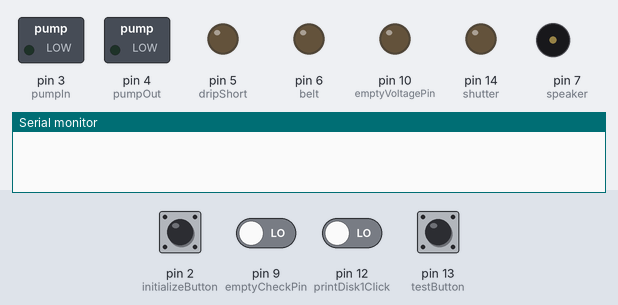
The sketch below on a simulated Arduino Uno, built with avr-gcc and run on an emulated ATmega328P. Shown: switched loads named in the sketch (green lamp = pin HIGH), output pins drawn as LEDs (lit = HIGH), buzzer (waves = sounding), the last lines printed to the serial monitor. Inputs (shaded band) come from the test bench; at power-on: pin 2 (initializeButton), pin 9 (emptyCheckPin), pin 12 (printDisk1Click), pin 13 (testButton) LOW.

Above: at 1.2 s.
1.3 s: pin 13 (testButton) pulled HIGH for 0.15 s
At 1.6 s:
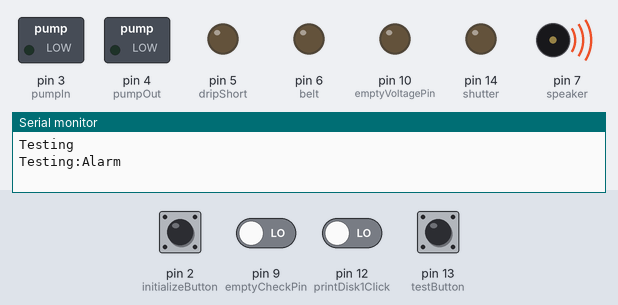
4.4 s: pin 9 (emptyCheckPin) driven HIGH
At 7.1 s:
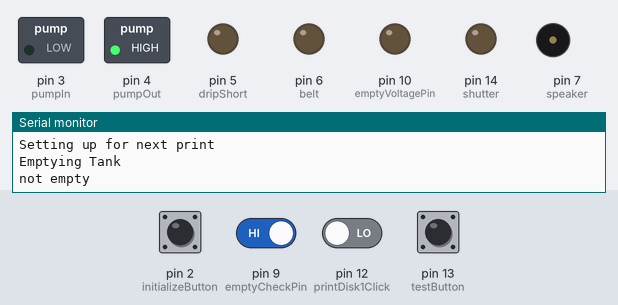
7.4 s: pin 9 (emptyCheckPin) driven LOW
At 13.0 s:
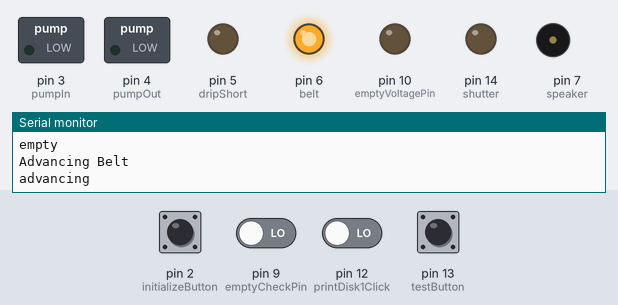
Timing chart, 0 to 14.5 s (numbered marks = the images above; inputs shaded):
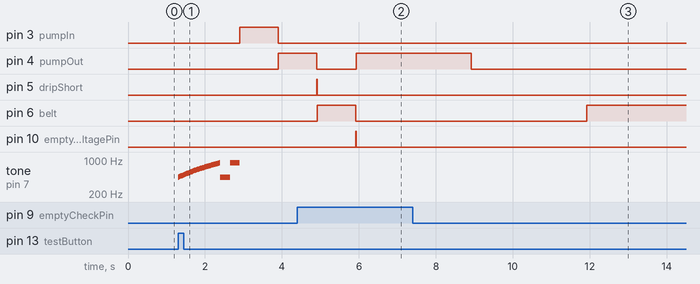

Measured:
- after the input at 1.3 s, pin 3 (pumpIn): LOW → HIGH after 1.6 s, → LOW 1.0 s later; pin 4 (pumpOut): LOW → HIGH after 2.6 s; tone on pin 7 (speaker): plays 440 Hz for 0.03 s, 450 Hz for 0.03 s, 460 Hz for 0.03 s, 470 Hz for 0.03 s, 480 Hz for 0.03 s, 490 Hz for 0.03 s … (46 notes in this stretch), starting at once
- after the input at 4.4 s, pin 10 (emptyVoltagePin): LOW → HIGH after 1.5 s, → LOW 0.01 s later
- after the input at 7.4 s, pin 4 (pumpOut): HIGH → LOW after 1.5 s; pin 6 (belt): LOW → HIGH after 4.5 s

The sketch:

queuePrintControl.ino
```cpp
//Outputs
const int pumpIn        =  3;
const int pumpOut       =  4;
const int belt          =  6;
const int dripShort     =  5;
const int speaker       =  7;
const int shutter       =  14;
const int emptyVoltagePin   = 10;

//Inputs
const int pumpInterupted    =  8;
const int emptyCheckPin     =  9;
const int topRoller         = 11;
const int printDisk1Click   = 12;
const int testButton        = 13;

const int initializeButton  = 2;

// Serial Communication Constants
const int helloCommand = 68; // D
const int dripOnCommand = 69; // E
const int dripOffCommand = 70; // F
const int layerStartCommand = 83; // S
const int layerEndCommand = 84; // T
const int printCompleteCommand = 90;//Z


int incommingByte = 0;
bool testInProgress = false;
bool pumpState = true;
int shutterOn=0;

void setup() {
  pinMode(shutter, OUTPUT);
  pinMode(pumpOut, OUTPUT);
  pinMode(pumpIn, OUTPUT);
  pinMode(belt, OUTPUT);
  pinMode(dripShort, OUTPUT);
  pinMode(speaker, OUTPUT);
  pinMode(emptyVoltagePin, OUTPUT);
  pinMode(emptyVoltagePin, OUTPUT);
  digitalWrite(emptyVoltagePin,LOW);

  pinMode(pumpInterupted, INPUT);
  pinMode(printDisk1Click, INPUT);
  pinMode(emptyCheckPin, INPUT);
  pinMode(topRoller, INPUT);
  pinMode(testButton, INPUT);
  pinMode(initializeButton, INPUT);

  Serial.begin(9600);
}

void happytone() {
  tone(speaker, 440, 250);
  delay(250);
  tone(speaker, 880, 250);
  delay(250);
}

void alarmtone() {
  for (int i = 440; i < 880; i += 10){
    tone(speaker, i, 25);
    delay(25);
  }
}

void pumpFill() {
  digitalWrite(pumpOut, LOW);
  digitalWrite(pumpIn, HIGH);
}

void pumpStop() {
  digitalWrite(pumpOut, LOW);
  digitalWrite(pumpIn, LOW);
}

void pumpEmpty() {
  digitalWrite(pumpIn, LOW);
  digitalWrite(pumpOut, HIGH);
}

void emulateDrip() {
  digitalWrite(dripShort, HIGH);
  delay(10);
  digitalWrite(dripShort, LOW);
}

void conveyerAdvance() {
  digitalWrite(belt, HIGH);
}

void conveyerStop() {
  digitalWrite(belt, LOW);
}

void aTest() {
  Serial.println("Testing:Alarm");
  alarmtone();
  Serial.println("Testing:Tone");
  happytone();
  Serial.println("Testing:Pump Fill");
  pumpFill();
  delay(1000);
  Serial.println("Testing:Pump Empty");
  pumpEmpty();
  delay(1000);
  Serial.println("Testing:Pump Stop");
  pumpStop();
  Serial.println("Testing:Drip Emulation");
  emulateDrip();
  Serial.println("Testing: Conveyer Advance");
  conveyerAdvance();
  delay(1000);
  Serial.println("Testing: Conveyer Stop");
  conveyerStop();


  PrintSetup();
}

void advanceBelt(int clicks){
  Serial.println("advancing");
  digitalWrite(belt,HIGH);
  while(clicks>0){
    while(digitalRead(printDisk1Click)==HIGH){delay(10);}
    while(digitalRead(printDisk1Click)==LOW){delay(10);}
    while(digitalRead(printDisk1Click)==HIGH){delay(10);}
    clicks--;
    Serial.println("clicks left: ");
    Serial.println(clicks);
  }
  Serial.println("advanced");
  digitalWrite(belt,LOW);
}

void PrintSetup(){
  Serial.println("Setting up for next print");
  Serial.println("Emptying Tank");
  emptyTank(3000);
  Serial.println("Advancing Belt");
  advanceBelt(1);

  Serial.println("Ready to Print");
  happytone();

}

void emptyTank(int CheckInterval){
  boolean empty = false;
  while(empty==false){
    digitalWrite(emptyVoltagePin,HIGH);
    if (digitalRead(emptyCheckPin)==HIGH){
      Serial.println("not empty");
      digitalWrite(pumpOut,HIGH);
    }
    else{
      Serial.println("empty");
      empty=true;
      digitalWrite(pumpOut,LOW);
    }
    digitalWrite(emptyVoltagePin,LOW);
    delay(CheckInterval);
  }
}

void checkTestMode(){
  if (digitalRead(testButton) == HIGH){
    if (!testInProgress) {
      testInProgress = true;
      Serial.println("Testing");
      aTest();
    }
  }
  if (digitalRead(testButton) == LOW){
      testInProgress = false;
    }
}

void checkSerial(){
if (Serial.available() > 0) {
    incommingByte = Serial.read();
  }

  if (incommingByte == dripOnCommand) {
    pumpFill();
  } else if (incommingByte == dripOffCommand) {
    pumpStop();
  } else if (incommingByte == layerStartCommand) {
    shutterStart();
  } else if (incommingByte == layerEndCommand) {
    shutterClose();

  } else if (incommingByte == helloCommand) {
    Serial.write("OK\n");
  }else if (incommingByte == printCompleteCommand) {
    Serial.println("Communication: Recieved Print Complete");
    PrintSetup();
  }
  incommingByte = 0;
}

void shutterStart(){
  if (shutterOn==0){
    digitalWrite(shutter,HIGH);
    shutterOn=2;
  }
  else if (shutterOn<0){
    shutterOn++;
  }
}

int shutterClose(){
  if (shutterOn>1){
    shutterOn--;
  }
  else if (shutterOn==1){
    digitalWrite(shutter,LOW);
    shutterOn = -3;
  }
}

void loop()
{
  if (!testInProgress) {
    checkTestMode();
    checkSerial();
  }

  if (digitalRead(initializeButton) == HIGH){
      PrintSetup();
    }
}
```
